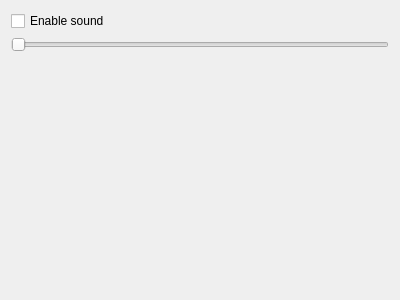
<?xml version="1.0" encoding="UTF-8"?>
<ui version="4.0">
 <class>xalertuConfigSound</class>
 <widget class="QWidget" name="xalertuConfigSound">
  <property name="geometry">
   <rect>
    <x>0</x>
    <y>0</y>
    <width>400</width>
    <height>300</height>
   </rect>
  </property>
  <property name="windowTitle">
   <string>Form</string>
  </property>
  <layout class="QVBoxLayout" name="verticalLayout">
   <item>
    <layout class="QGridLayout" name="gridLayout">
     <item row="2" column="1">
      <widget class="QSlider" name="soundVolume">
       <property name="enabled">
        <bool>true</bool>
       </property>
       <property name="orientation">
        <enum>Qt::Horizontal</enum>
       </property>
      </widget>
     </item>
     <item row="3" column="1">
      <spacer name="verticalSpacer">
       <property name="orientation">
        <enum>Qt::Vertical</enum>
       </property>
       <property name="sizeHint" stdset="0">
        <size>
         <width>20</width>
         <height>40</height>
        </size>
       </property>
      </spacer>
     </item>
     <item row="1" column="1">
      <widget class="QCheckBox" name="soundEnabled">
       <property name="text">
        <string>Enable sound</string>
       </property>
      </widget>
     </item>
    </layout>
   </item>
  </layout>
 </widget>
 <resources/>
 <connections/>
</ui>
